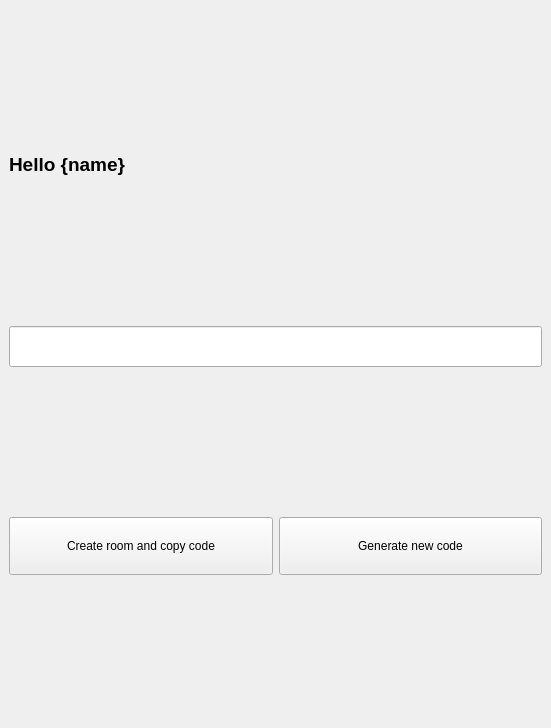
<?xml version="1.0" encoding="UTF-8"?>
<ui version="4.0">
 <class>MainWindow</class>
 <widget class="QMainWindow" name="MainWindow">
  <property name="geometry">
   <rect>
    <x>0</x>
    <y>0</y>
    <width>551</width>
    <height>728</height>
   </rect>
  </property>
  <property name="sizePolicy">
   <sizepolicy hsizetype="Fixed" vsizetype="Fixed">
    <horstretch>0</horstretch>
    <verstretch>0</verstretch>
   </sizepolicy>
  </property>
  <property name="windowTitle">
   <string>MainWindow</string>
  </property>
  <property name="styleSheet">
   <string notr="true">.QPushButton{
	height:50%;
	font: 16pt &quot;MS Shell Dlg 2&quot;;
}</string>
  </property>
  <widget class="QWidget" name="centralwidget">
   <layout class="QGridLayout" name="gridLayout">
    <item row="6" column="0">
     <layout class="QHBoxLayout" name="horizontalLayout">
      <item>
       <widget class="QPushButton" name="pushButton">
        <property name="text">
         <string>Create room and copy code</string>
        </property>
       </widget>
      </item>
      <item>
       <widget class="QPushButton" name="generate_new_code_button">
        <property name="text">
         <string>Generate new code</string>
        </property>
       </widget>
      </item>
     </layout>
    </item>
    <item row="4" column="0">
     <widget class="QLineEdit" name="lineEdit">
      <property name="styleSheet">
       <string notr="true">height: 35%;
font: 48pt &quot;MS Shell Dlg 2&quot;;
font: 20pt &quot;MS Shell Dlg 2&quot;;</string>
      </property>
     </widget>
    </item>
    <item row="2" column="0">
     <widget class="QLabel" name="label">
      <property name="text">
       <string>&lt;html&gt;&lt;head/&gt;&lt;body&gt;&lt;p&gt;&lt;span style=&quot; font-size:14pt; font-weight:696;&quot;&gt;Hello {name}&lt;/span&gt;&lt;/p&gt;&lt;/body&gt;&lt;/html&gt;</string>
      </property>
     </widget>
    </item>
    <item row="7" column="0">
     <spacer name="verticalSpacer_4">
      <property name="orientation">
       <enum>Qt::Vertical</enum>
      </property>
      <property name="sizeHint" stdset="0">
       <size>
        <width>20</width>
        <height>40</height>
       </size>
      </property>
     </spacer>
    </item>
    <item row="3" column="0">
     <spacer name="verticalSpacer_3">
      <property name="orientation">
       <enum>Qt::Vertical</enum>
      </property>
      <property name="sizeHint" stdset="0">
       <size>
        <width>20</width>
        <height>40</height>
       </size>
      </property>
     </spacer>
    </item>
    <item row="0" column="0">
     <spacer name="verticalSpacer_2">
      <property name="orientation">
       <enum>Qt::Vertical</enum>
      </property>
      <property name="sizeHint" stdset="0">
       <size>
        <width>20</width>
        <height>40</height>
       </size>
      </property>
     </spacer>
    </item>
    <item row="5" column="0">
     <spacer name="verticalSpacer_5">
      <property name="orientation">
       <enum>Qt::Vertical</enum>
      </property>
      <property name="sizeHint" stdset="0">
       <size>
        <width>20</width>
        <height>40</height>
       </size>
      </property>
     </spacer>
    </item>
   </layout>
  </widget>
 </widget>
 <resources/>
 <connections/>
</ui>
